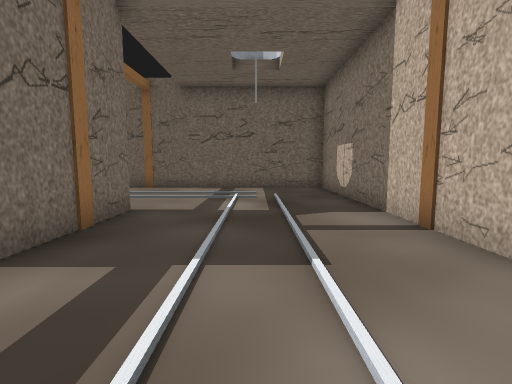
view 1 (above)

23 first-person views from a walk through a Gazebo world. The camera is 0.94 m above the floor, tilts 6° down and sees 85° across. The floor is counted in squares, 1 m on a side. Each view is taken from the middle of a square. On the plan, view 1 faces up. The plan holds only what a view shows up to about 11 squares ahead; the rest is blank. The place goes on beyond the plan. Some stock models are drawn as simple stand-ins.

view 2
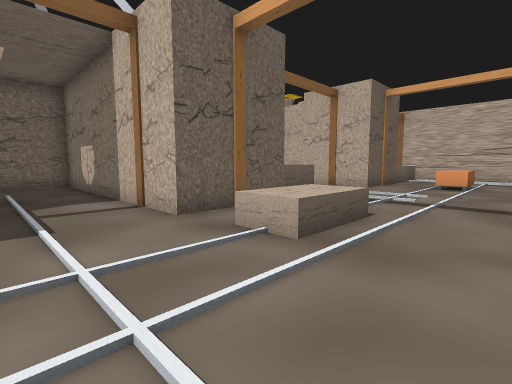

view 3
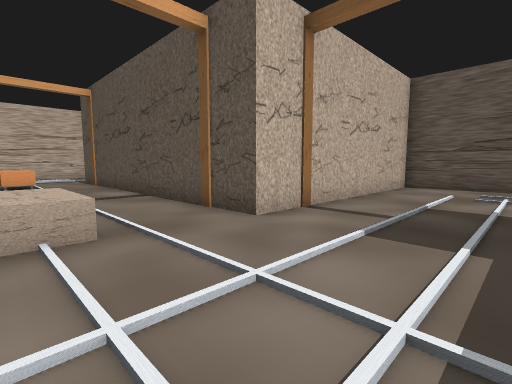

view 4
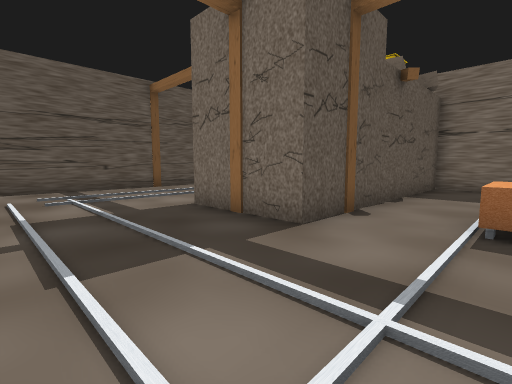

view 5
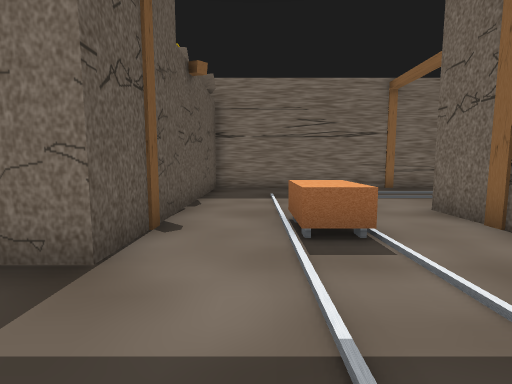

view 6
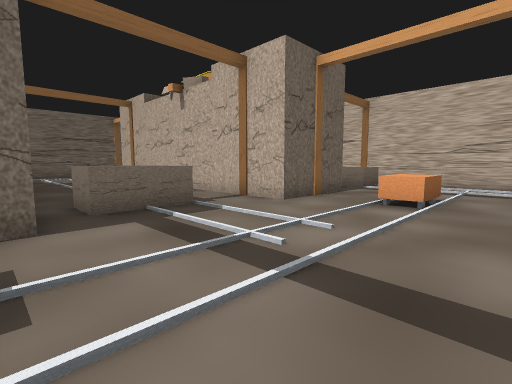

view 7
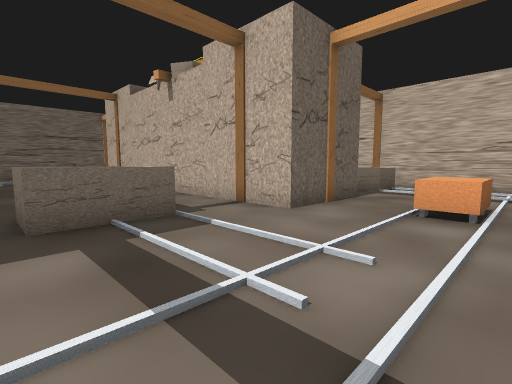

view 8
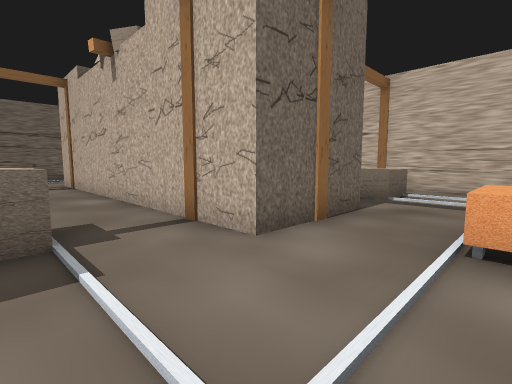

view 9
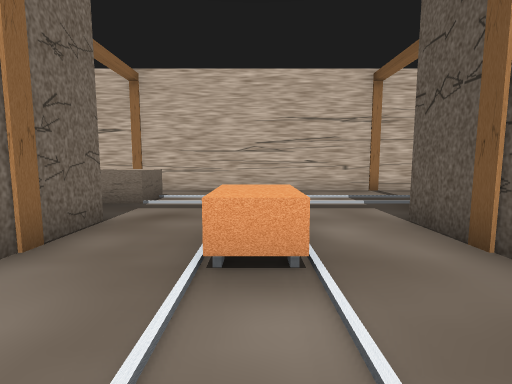

view 10
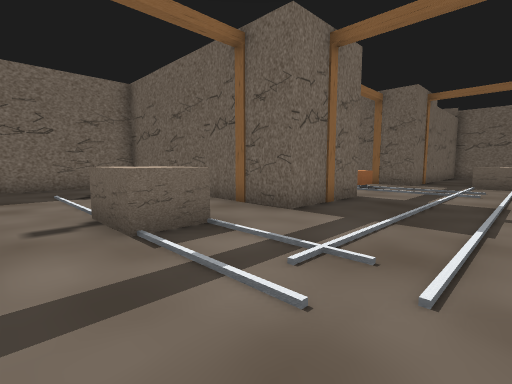

view 11
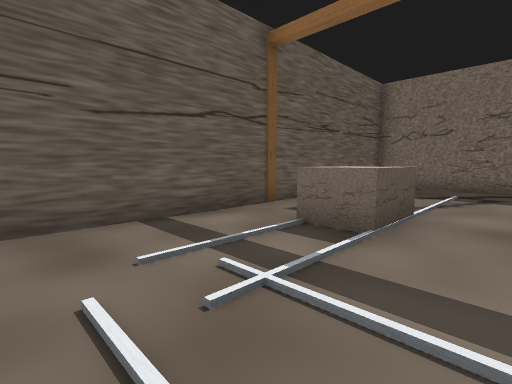

view 12
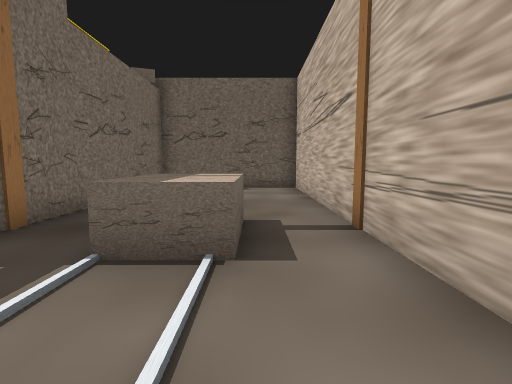

view 13
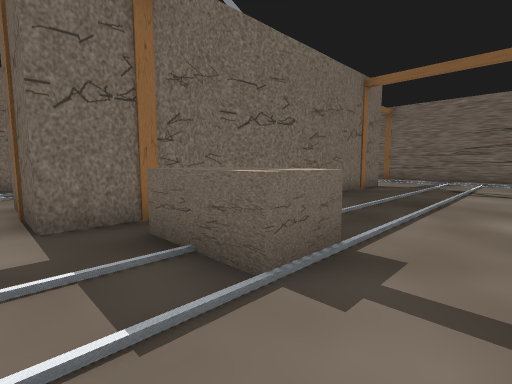

view 14
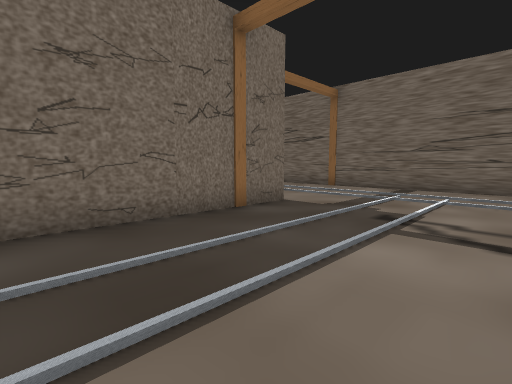

view 15
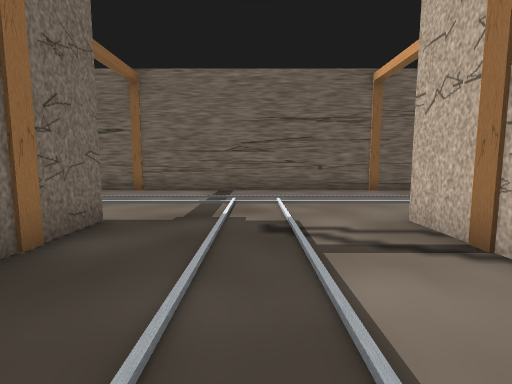

view 16
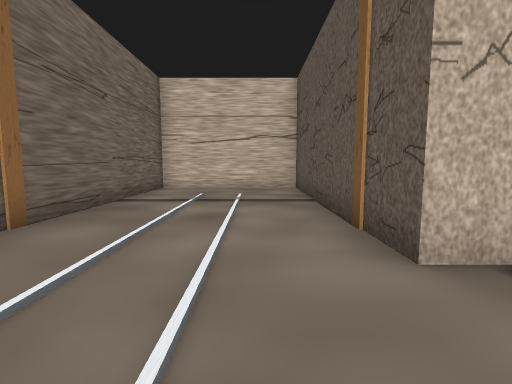

view 17
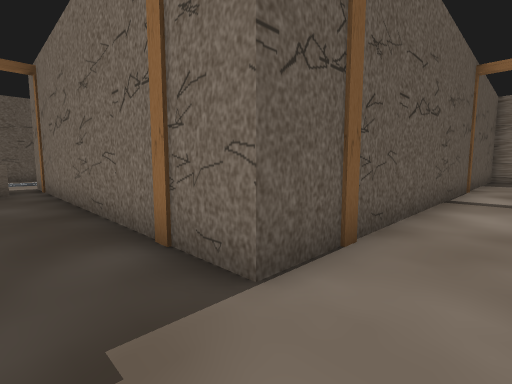

view 18
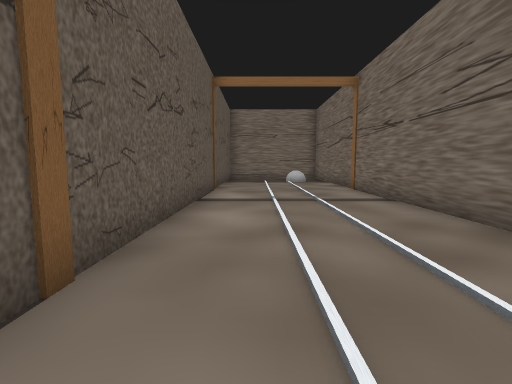

view 19
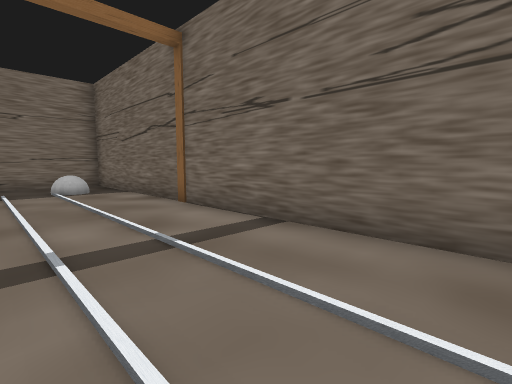

view 20
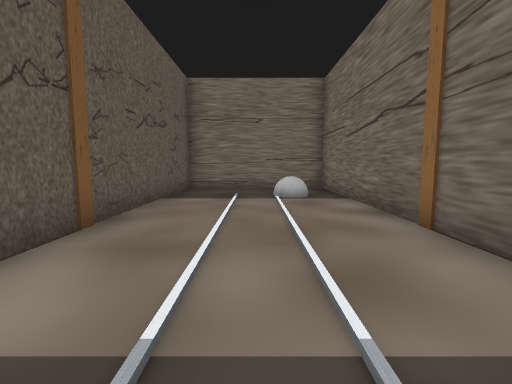

view 21
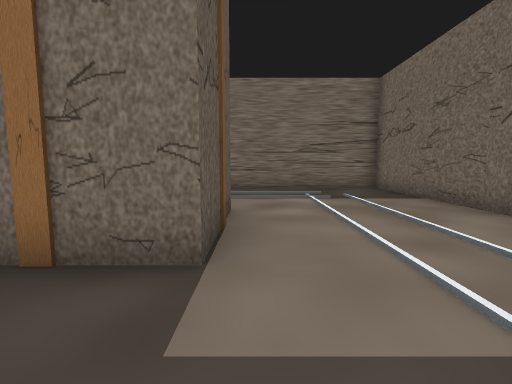

view 22
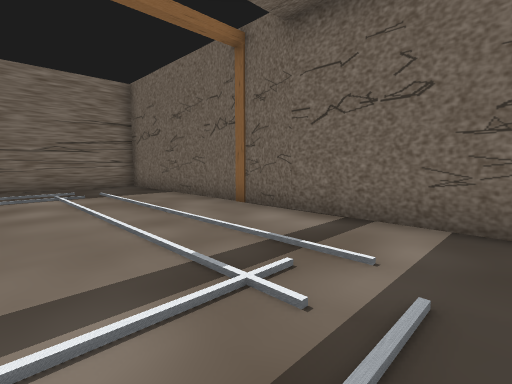

view 23
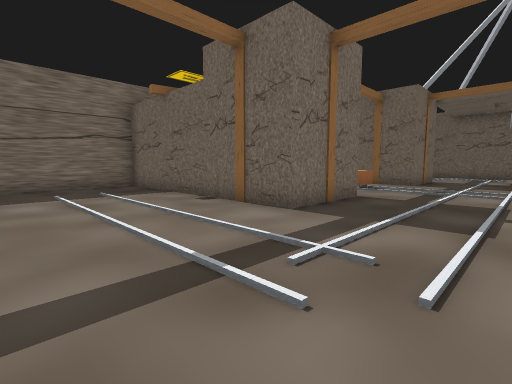

### Floor plan
Key: @ floor where view 1 was taken; # wall or solid block; . floor; R rock; B brown box; G grey ball; O other object.
Columns run from 11 left of view 1 to 19 right of it. Each row starts with its distance up from view 1.
 19 ###############################
 18 #.............................#
 17 #..G..........................#
 16 #.............................#
 15 #.............................#
 14 #.............................#
 13 #RRRRRRBRRRRRRRBR.....RBRRRRRR#
 12 #               B.....B       #
 11 #RRRRRRB BBBBBO R.....R RRRRRR#
 10 #.............B R.....B B   ..#
  9 #.............B R.....O O   ..#
  8 #.............B R.....OOO   ..#
  7 #.............B R.....B B   ..#
  6 #.............B R.....B R   ..#
  5 #.... RB .....O R.BB..R R.  ..#
  4 #...  BRB.....B B.BB..B B..BB.B
  3 # ....RBR.....RBR.....RBR..BB.#
  2 #   ..........................#
  1 #     ........BBB.............#
  0 #......B...@..BBB......B......#
 -1 #.............................#
 -2 #.............................#
 -3 #BB#BBRBR.....RBRRRRR RBR.....#
 -4         B.....B         B.....B
 -5     BBRBR.....R  RRRRRRBR.....#
 -6 #.............R R............
 -7 #.............R R............
 -8 #.............R R......BB....
 -9 #.............R R............
-10   ............R R............
-11        B#######  ######B#####

Positions as (right, up) in squares from view 1, and headings:
1: (0, 0), facing up
2: (0, -2), facing up-right
3: (-1, 1), facing down-right
4: (1, 0), facing down-left
5: (0, -1), facing left
6: (5, -2), facing up-right
7: (6, -1), facing up-right
8: (8, 0), facing up-right
9: (9, 0), facing right
10: (17, -10), facing up-left
11: (17, -6), facing down-left
12: (17, 0), facing up
13: (10, 2), facing up-left
14: (10, 8), facing up-left
15: (8, 9), facing up
16: (8, 15), facing right
17: (7, 15), facing down-left
18: (6, 15), facing left
19: (2, 15), facing up-left
20: (0, 16), facing left
21: (0, 6), facing left
22: (1, 6), facing up-left
23: (1, -10), facing up-left
